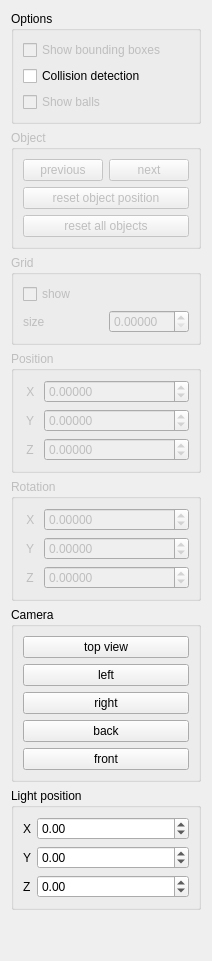
       <widget class="QWidget" name="OBJECTWidget" native="true">
        <property name="sizePolicy">
         <sizepolicy hsizetype="MinimumExpanding" vsizetype="Minimum">
          <horstretch>0</horstretch>
          <verstretch>0</verstretch>
         </sizepolicy>
        </property>
        <layout class="QVBoxLayout" name="verticalLayout_5">
         <item>
          <widget class="QGroupBox" name="groupBox_7">
           <property name="sizePolicy">
            <sizepolicy hsizetype="Preferred" vsizetype="Maximum">
             <horstretch>0</horstretch>
             <verstretch>0</verstretch>
            </sizepolicy>
           </property>
           <property name="title">
            <string>Options</string>
           </property>
           <layout class="QVBoxLayout" name="verticalLayout_7">
            <item>
             <widget class="QCheckBox" name="showBoundingBoxes">
              <property name="enabled">
               <bool>false</bool>
              </property>
              <property name="text">
               <string>Show bounding boxes</string>
              </property>
             </widget>
            </item>
            <item>
             <widget class="QCheckBox" name="collisionDetection">
              <property name="text">
               <string>Collision detection</string>
              </property>
             </widget>
            </item>
            <item>
             <widget class="QCheckBox" name="showBalls">
              <property name="enabled">
               <bool>false</bool>
              </property>
              <property name="text">
               <string>Show balls</string>
              </property>
             </widget>
            </item>
           </layout>
          </widget>
         </item>
         <item>
          <widget class="QGroupBox" name="groupBox">
           <property name="enabled">
            <bool>false</bool>
           </property>
           <property name="title">
            <string>Object</string>
           </property>
           <layout class="QVBoxLayout" name="verticalLayout_2">
            <item>
             <layout class="QHBoxLayout" name="horizontalLayout_3">
              <item>
               <widget class="QPushButton" name="previousobject">
                <property name="text">
                 <string>previous</string>
                </property>
               </widget>
              </item>
              <item>
               <widget class="QPushButton" name="nextobject">
                <property name="text">
                 <string>next</string>
                </property>
               </widget>
              </item>
             </layout>
            </item>
            <item>
             <widget class="QPushButton" name="resetobject">
              <property name="text">
               <string>reset object position</string>
              </property>
             </widget>
            </item>
            <item>
             <widget class="QPushButton" name="resetallobjects">
              <property name="text">
               <string>reset all objects</string>
              </property>
             </widget>
            </item>
           </layout>
          </widget>
         </item>
         <item>
          <widget class="QGroupBox" name="groupBox_4">
           <property name="enabled">
            <bool>false</bool>
           </property>
           <property name="sizePolicy">
            <sizepolicy hsizetype="Preferred" vsizetype="Maximum">
             <horstretch>0</horstretch>
             <verstretch>0</verstretch>
            </sizepolicy>
           </property>
           <property name="title">
            <string>Grid</string>
           </property>
           <layout class="QVBoxLayout" name="verticalLayout_3">
            <item>
             <widget class="QCheckBox" name="checkBox_3">
              <property name="text">
               <string>show</string>
              </property>
             </widget>
            </item>
            <item>
             <layout class="QHBoxLayout" name="horizontalLayout_2">
              <item>
               <widget class="QLabel" name="label">
                <property name="text">
                 <string>size</string>
                </property>
               </widget>
              </item>
              <item>
               <widget class="QDoubleSpinBox" name="doubleSpinBox">
                <property name="decimals">
                 <number>5</number>
                </property>
               </widget>
              </item>
             </layout>
            </item>
           </layout>
          </widget>
         </item>
         <item>
          <widget class="QGroupBox" name="groupBox_2">
           <property name="enabled">
            <bool>false</bool>
           </property>
           <property name="title">
            <string>Position</string>
           </property>
           <layout class="QFormLayout" name="formLayout_3">
            <property name="fieldGrowthPolicy">
             <enum>QFormLayout::AllNonFixedFieldsGrow</enum>
            </property>
            <item row="0" column="0">
             <widget class="QLabel" name="label_3">
              <property name="text">
               <string> X </string>
              </property>
             </widget>
            </item>
            <item row="0" column="1">
             <widget class="QDoubleSpinBox" name="xposition">
              <property name="decimals">
               <number>5</number>
              </property>
              <property name="minimum">
               <double>-1000.000000000000000</double>
              </property>
              <property name="maximum">
               <double>1000.000000000000000</double>
              </property>
              <property name="singleStep">
               <double>0.010000000000000</double>
              </property>
             </widget>
            </item>
            <item row="2" column="0">
             <widget class="QLabel" name="label_2">
              <property name="text">
               <string> Y </string>
              </property>
             </widget>
            </item>
            <item row="2" column="1">
             <widget class="QDoubleSpinBox" name="yposition">
              <property name="decimals">
               <number>5</number>
              </property>
              <property name="minimum">
               <double>-1000.000000000000000</double>
              </property>
              <property name="maximum">
               <double>1000.000000000000000</double>
              </property>
              <property name="singleStep">
               <double>0.010000000000000</double>
              </property>
             </widget>
            </item>
            <item row="3" column="0">
             <widget class="QLabel" name="label_4">
              <property name="text">
               <string> Z </string>
              </property>
             </widget>
            </item>
            <item row="3" column="1">
             <widget class="QDoubleSpinBox" name="zposition">
              <property name="decimals">
               <number>5</number>
              </property>
              <property name="minimum">
               <double>-1000.000000000000000</double>
              </property>
              <property name="maximum">
               <double>1000.000000000000000</double>
              </property>
              <property name="singleStep">
               <double>0.010000000000000</double>
              </property>
             </widget>
            </item>
           </layout>
          </widget>
         </item>
         <item>
          <widget class="QGroupBox" name="groupBox_3">
           <property name="enabled">
            <bool>false</bool>
           </property>
           <property name="title">
            <string>Rotation</string>
           </property>
           <layout class="QFormLayout" name="formLayout_2">
            <item row="0" column="0">
             <widget class="QLabel" name="label_5">
              <property name="text">
               <string> X </string>
              </property>
             </widget>
            </item>
            <item row="0" column="1">
             <widget class="QDoubleSpinBox" name="xrotation">
              <property name="decimals">
               <number>5</number>
              </property>
              <property name="minimum">
               <double>-1000.000000000000000</double>
              </property>
              <property name="maximum">
               <double>1000.000000000000000</double>
              </property>
              <property name="singleStep">
               <double>0.010000000000000</double>
              </property>
             </widget>
            </item>
            <item row="1" column="0">
             <widget class="QLabel" name="label_7">
              <property name="text">
               <string> Y </string>
              </property>
             </widget>
            </item>
            <item row="1" column="1">
             <widget class="QDoubleSpinBox" name="yrotation">
              <property name="decimals">
               <number>5</number>
              </property>
              <property name="minimum">
               <double>-1000.000000000000000</double>
              </property>
              <property name="maximum">
               <double>1000.000000000000000</double>
              </property>
              <property name="singleStep">
               <double>0.010000000000000</double>
              </property>
             </widget>
            </item>
            <item row="2" column="0">
             <widget class="QLabel" name="label_6">
              <property name="text">
               <string> Z </string>
              </property>
             </widget>
            </item>
            <item row="2" column="1">
             <widget class="QDoubleSpinBox" name="zrotation">
              <property name="decimals">
               <number>5</number>
              </property>
              <property name="minimum">
               <double>-1000.000000000000000</double>
              </property>
              <property name="maximum">
               <double>1000.000000000000000</double>
              </property>
              <property name="singleStep">
               <double>0.010000000000000</double>
              </property>
             </widget>
            </item>
           </layout>
          </widget>
         </item>
         <item>
          <widget class="QGroupBox" name="groupBox_6">
           <property name="sizePolicy">
            <sizepolicy hsizetype="Preferred" vsizetype="Maximum">
             <horstretch>0</horstretch>
             <verstretch>0</verstretch>
            </sizepolicy>
           </property>
           <property name="title">
            <string>Camera</string>
           </property>
           <layout class="QVBoxLayout" name="verticalLayout_6">
            <item>
             <widget class="QPushButton" name="topView">
              <property name="text">
               <string>top view</string>
              </property>
             </widget>
            </item>
            <item>
             <widget class="QPushButton" name="leftView">
              <property name="text">
               <string>left</string>
              </property>
             </widget>
            </item>
            <item>
             <widget class="QPushButton" name="rightView">
              <property name="text">
               <string>right</string>
              </property>
             </widget>
            </item>
            <item>
             <widget class="QPushButton" name="backView">
              <property name="text">
               <string>back</string>
              </property>
             </widget>
            </item>
            <item>
             <widget class="QPushButton" name="frontView">
              <property name="text">
               <string>front</string>
              </property>
             </widget>
            </item>
           </layout>
          </widget>
         </item>
         <item>
          <widget class="QGroupBox" name="groupBox_5">
           <property name="enabled">
            <bool>true</bool>
           </property>
           <property name="sizePolicy">
            <sizepolicy hsizetype="Preferred" vsizetype="Maximum">
             <horstretch>0</horstretch>
             <verstretch>0</verstretch>
            </sizepolicy>
           </property>
           <property name="title">
            <string>Light position</string>
           </property>
           <layout class="QFormLayout" name="formLayout">
            <property name="fieldGrowthPolicy">
             <enum>QFormLayout::ExpandingFieldsGrow</enum>
            </property>
            <item row="1" column="0">
             <widget class="QLabel" name="label_8">
              <property name="text">
               <string>X</string>
              </property>
             </widget>
            </item>
            <item row="1" column="1">
             <widget class="QDoubleSpinBox" name="sp_lightx">
              <property name="sizePolicy">
               <sizepolicy hsizetype="Expanding" vsizetype="Fixed">
                <horstretch>0</horstretch>
                <verstretch>0</verstretch>
               </sizepolicy>
              </property>
              <property name="decimals">
               <number>2</number>
              </property>
              <property name="minimum">
               <double>-100000.000000000000000</double>
              </property>
              <property name="maximum">
               <double>100000.000000000000000</double>
              </property>
             </widget>
            </item>
            <item row="2" column="0">
             <widget class="QLabel" name="label_9">
              <property name="text">
               <string>Y</string>
              </property>
             </widget>
            </item>
            <item row="2" column="1">
             <widget class="QDoubleSpinBox" name="sp_lighty">
              <property name="sizePolicy">
               <sizepolicy hsizetype="Expanding" vsizetype="Fixed">
                <horstretch>0</horstretch>
                <verstretch>0</verstretch>
               </sizepolicy>
              </property>
              <property name="decimals">
               <number>2</number>
              </property>
              <property name="minimum">
               <double>-100000.000000000000000</double>
              </property>
              <property name="maximum">
               <double>100000.000000000000000</double>
              </property>
             </widget>
            </item>
            <item row="3" column="0">
             <widget class="QLabel" name="label_10">
              <property name="text">
               <string>Z</string>
              </property>
             </widget>
            </item>
            <item row="3" column="1">
             <widget class="QDoubleSpinBox" name="sp_lightz">
              <property name="sizePolicy">
               <sizepolicy hsizetype="Expanding" vsizetype="Fixed">
                <horstretch>0</horstretch>
                <verstretch>0</verstretch>
               </sizepolicy>
              </property>
              <property name="decimals">
               <number>2</number>
              </property>
              <property name="minimum">
               <double>-100000.000000000000000</double>
              </property>
              <property name="maximum">
               <double>100000.000000000000000</double>
              </property>
             </widget>
            </item>
           </layout>
          </widget>
         </item>
         <item>
          <spacer name="verticalSpacer">
           <property name="orientation">
            <enum>Qt::Vertical</enum>
           </property>
           <property name="sizeHint" stdset="0">
            <size>
             <width>20</width>
             <height>40</height>
            </size>
           </property>
          </spacer>
         </item>
        </layout>
       </widget>
